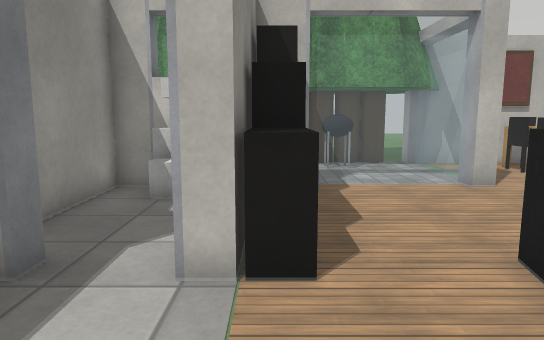
[1] (above)

24 first-person views from a walk through a Webots world. The camera is 0.9 m above the floor, tilts 8° down and sees 70° across. Doors are drawn as open doorways. The floor is counted in squares, 0.5 m on a side. Each view is taken from the middle of a square. On the plan, view 1 faces up. The plan holds only what a view shows up to about 18 squares ahead; the rest is blank. The place goes on beyond the plan. Robots are left out. Webots' stock objects and surfaces are drawn as simple stand-ins.

[2]
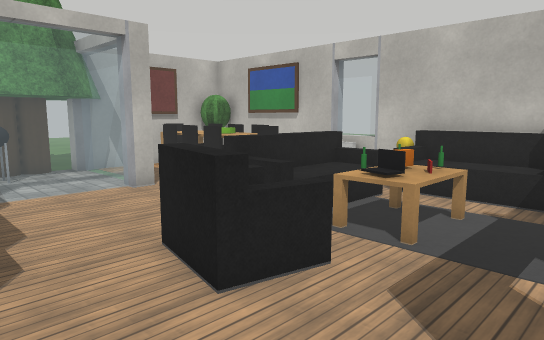

[3]
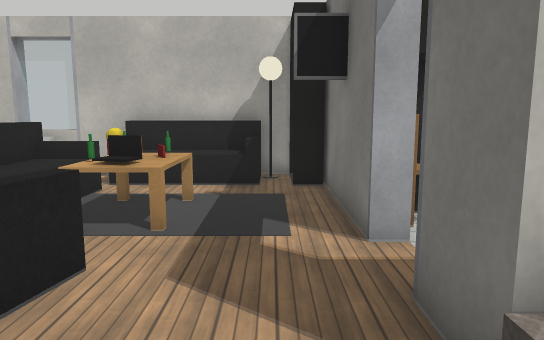

[4]
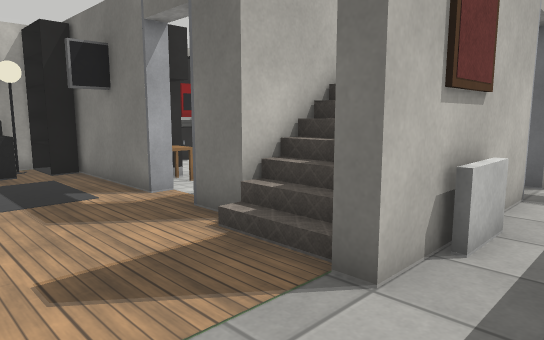

[5]
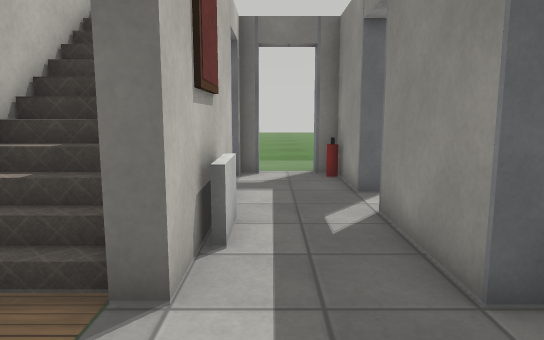

[6]
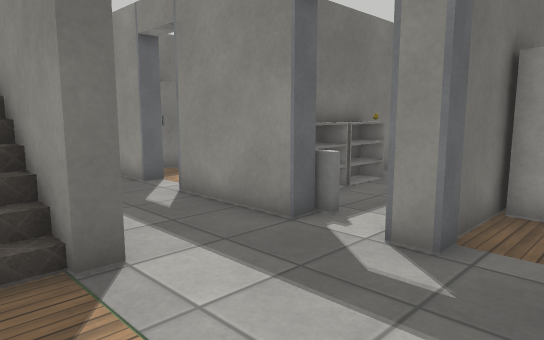

[7]
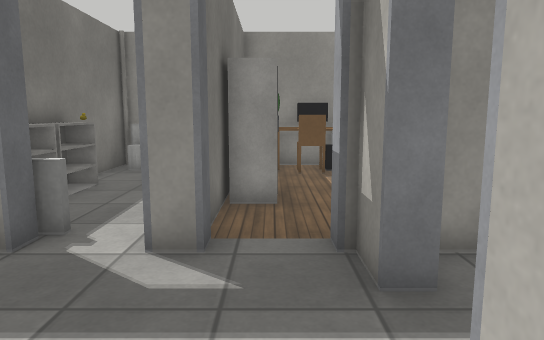

[8]
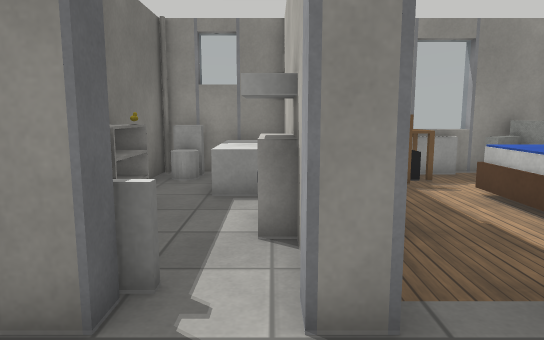

[9]
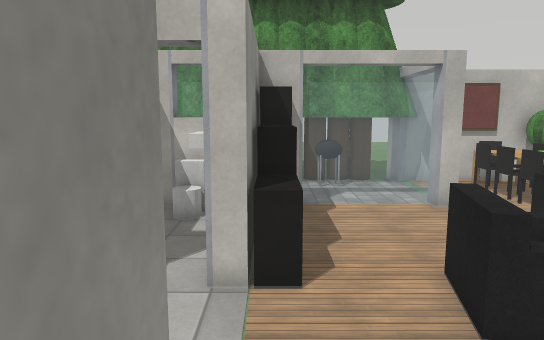

[10]
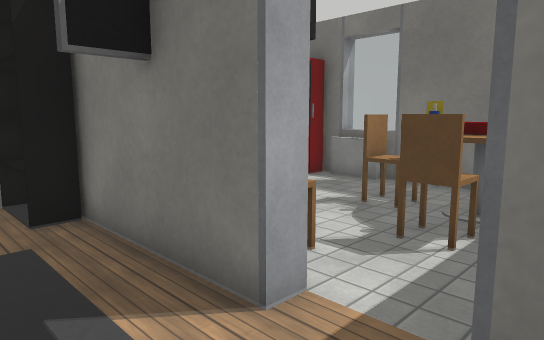

[11]
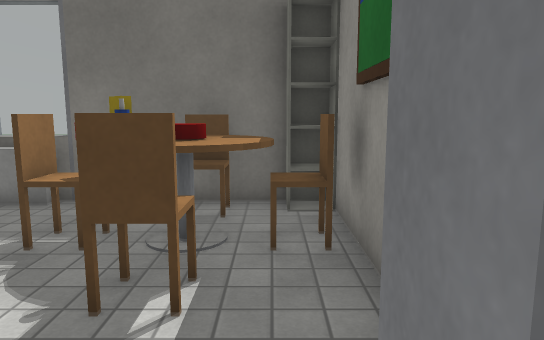

[12]
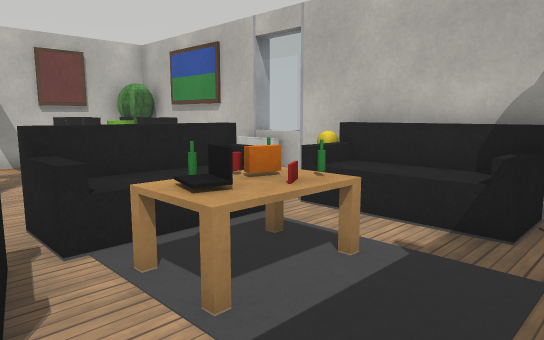

[13]
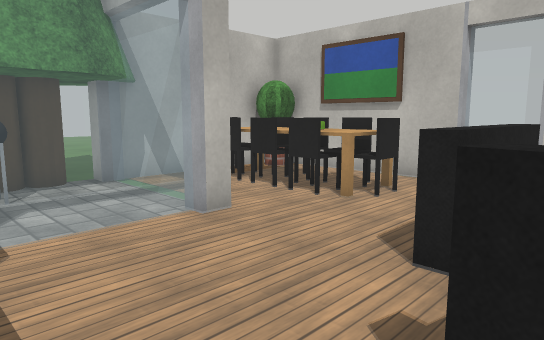

[14]
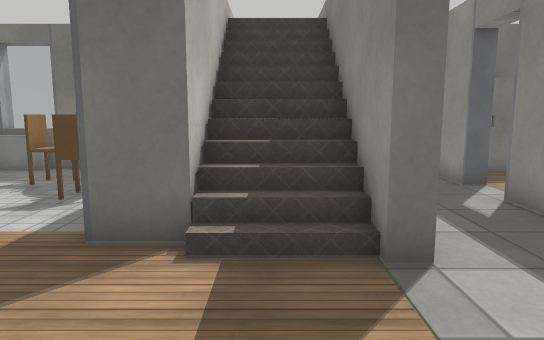

[15]
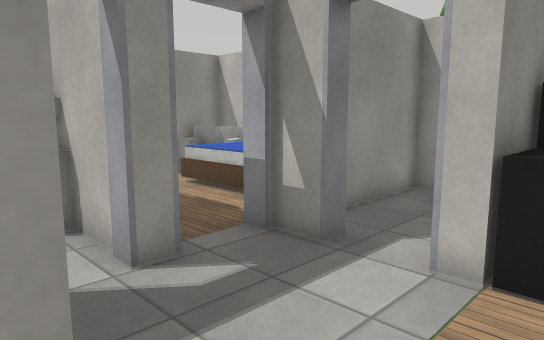

[16]
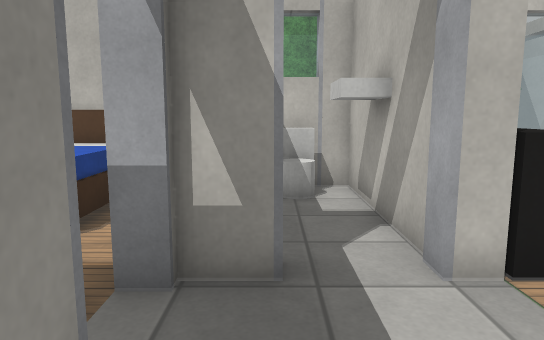

[17]
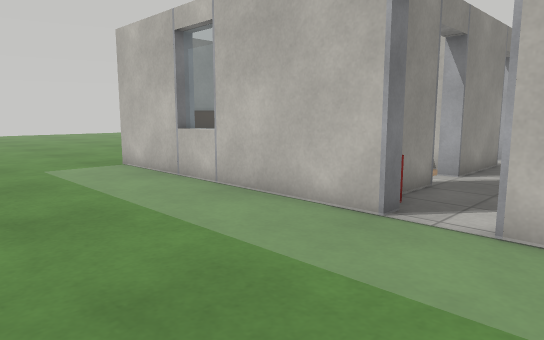

[18]
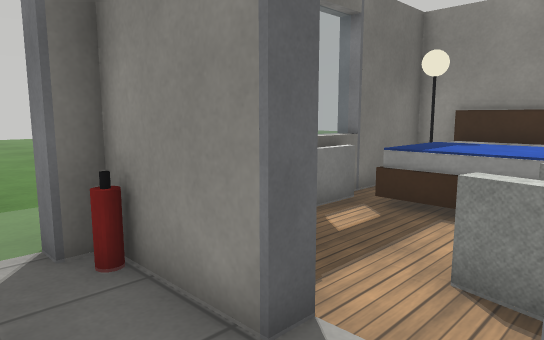

[19]
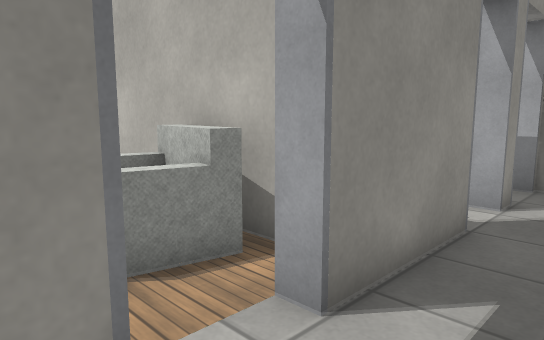

[20]
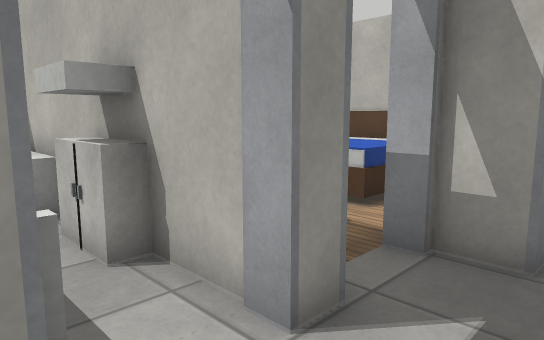

[21]
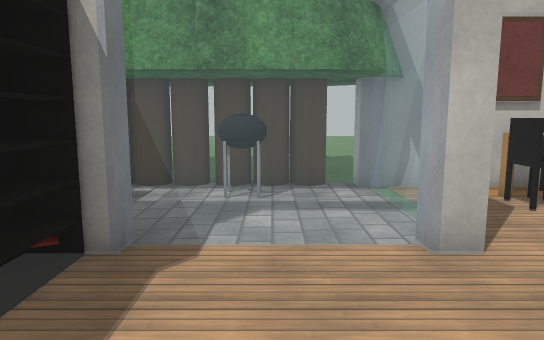

[22]
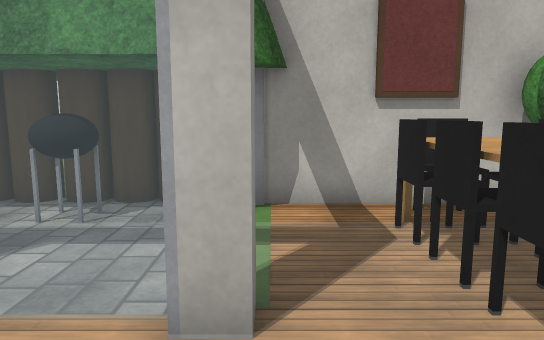

[23]
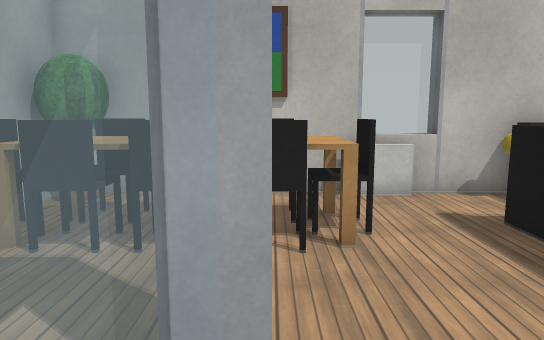

[24]
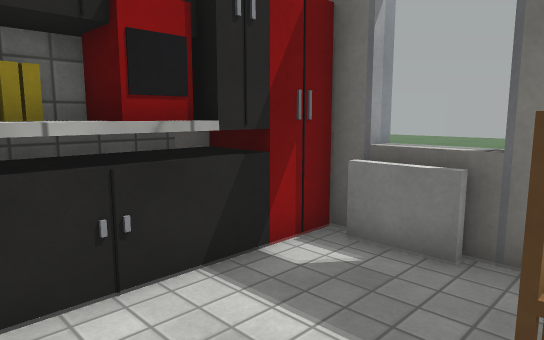

### Floor plan
Key: @ floor where view 1 was taken; # wall or solid block; . floor; / step, stairs or slope; D open door; = window, fence, low wall or low ledge; T cypress tree; C chair; I toilet; S shelf; N sink; A armchair; P potted tree; B table; R radiator; F sofa; U sunflowers; L floor lamp; E TV; G cabinet; H stairs; J painting; Y grey box; K oven; M fire extinguisher; Q desk; W bed; Z bathtub; O other object.
Columns run from 13 left of view 1 to 13 right of it. Each row starts with its distance up from view 1.
 23                    ..
 22                    ..
 21                   ...
 20                   ...
 19                   ..
 18                   ..
 17                   TT
 16                 T TT
 15                 TTTT######
 14           TT   TTTTT..CCPP
 13               TTTTT..CBC.#
 12               ....=..CBC.#
 11           O#  #====..CBC.#
 10 ### WWW  ####O=...=..CBC.#
  9 AAA WWW  #II#S.......BCC.##
  8 AAA WWWW #..#S...........R#
  7 R..WWWWW #.NNS...........#=
  6 R..WWWWW.#..#S.....FFFF..##
  5 QC.......#.D#S...A.FFFF..U
  4 QCC......DDDDS..AAAFFFFFF#
  3 OO...GG.DD......AA.BBB.FFF
  2   #######D.......A.BBB.FFF
  1 ZZZZ.NN.DD..........  .FFF
  0 ZZZZ....RD...@..........FL
 -1 I.......R#..#///.....E.SSS
 -2 II..SSSS #..#/ ##DD##
 -3   ########..RJ ##..GCG
 -4      AAA.#..#  ##.....  Y
 -5    WWAAADD..=  =#.C.....YG
 -6 WWWWW....D..=/ =#COOC...KK
 -7 WWWWW....#..DH ##COOC...GG
 -8 WWWWW..GG#..D   #SCC....O#
 -9 ####R##G MDD#   ######R#O
-10 ####=#####DD#        #=#
-11 .............
-12 .............
-13 .............
-14 ............
-15     ........
-16         ..   .
-17         ..
-18         ..
-19         .
-20        ..
-21        ..
-22        ..

Positions as (right, up) in squares from view 1, and headings:
1: (0, 0), facing up
2: (0, -1), facing up-right
3: (0, 0), facing right
4: (-3, 3), facing down-right
5: (-2, 3), facing down
6: (1, 4), facing down-left
7: (1, 3), facing left
8: (-1, 1), facing left
9: (0, -2), facing up
10: (3, 1), facing down-right
11: (4, -1), facing down
12: (4, -1), facing up-right
13: (1, 4), facing up-right
14: (1, 4), facing down
15: (1, -1), facing up-left
16: (-3, 0), facing up
17: (0, -16), facing up-left
18: (-2, -4), facing down-left
19: (-2, -7), facing up-left
20: (-2, -1), facing up-left
21: (3, 5), facing up
22: (6, 7), facing up
23: (3, 10), facing right
24: (7, -4), facing down-right
